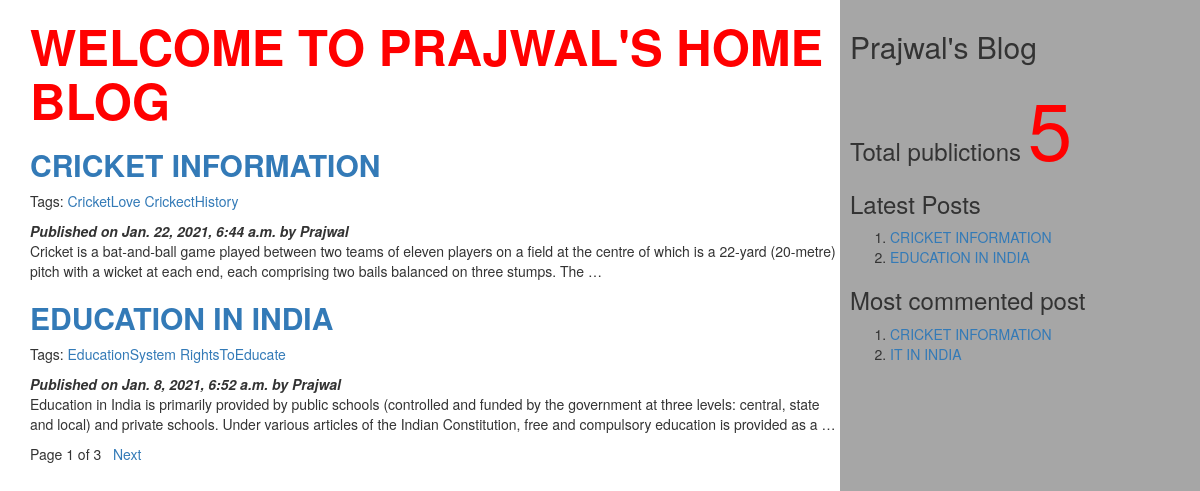
The page / on the database its author committed.
### myApp/models.py (models this page shows, shortened)
class Post(models.Model):
          tags=TaggableManager()
          STATUS_CHOICES=(('draft','Draft'),('published','Published'))
          title=models.CharField(max_length=256)
          slug=models.SlugField(max_length=264,unique_for_date='publish')
          author=models.ForeignKey(User,related_name='blog_posts',on_delete= models.CASCADE)
          body=models.TextField()
          publish=models.DateTimeField(default=timezone.now)
          created=models.DateTimeField(auto_now_add=True)
          updated=models.DateTimeField(auto_now=True)
          status= models.CharField(max_length=10,choices=STATUS_CHOICES,default='draft')
          objects=CustomManager()
          class Meta:
                ordering=('-publish',)
          def get_absolute_url(self):
                return reverse('post_detail',args=[self.publish.year,self.publish.strftime('%m'),self.publish.strftime('%d'),self.slug])

### myApp/views.py (the view)
# urls.py: url(r'^$',views.post_list_view),
def post_list_view(request,tag_slug=None):
    post_list=Post.objects.all()
    tag=None
    if tag_slug:
        tag=get_object_or_404(Tag,slug=tag_slug)#provided slug
        post_list=post_list.filter(tags__in=[tag])
    paginator=Paginator(post_list,2) #step1
    page_number=request.GET.get('page') #step2
    try:
       post_list=paginator.page(page_number) #step2
    except PageNotAnInteger:
       post_list=paginator.page(1) #step 3
    except EmptyPage:
      post_list=paginator.page(paginator.num_pages) #step 4
    d={'post_list':post_list,'tag':tag}
    return render(request,'myApp/post_list.html',d)

### myApp/models.py (called while the page is built)
    def get_queryset(self):
        return super().get_queryset().filter(status='published')

### myApp/templatetags/mytags.py (called while the page is built)
@register.simple_tag
def total_posts():
    return Post.objects.count()

@register.inclusion_tag('myApp/latest_post.html')
def show_latest_posts(count=3):
    latest_posts=Post.objects.order_by('-publish')[:count]
    return {'latest_posts':latest_posts}

@register.simple_tag
def get_most_commented_posts(count=2):
    return Post.objects.annotate(total_comments=Count('comments')).order_by('-total_comments')[:count]

### templates/myApp/post_list.html (shortened to what this page needs)
<html>
    {%extends 'myApp/parent.html'%}
        {%block content_block%}
        <h1 style="color:#ff0000;font-size:350%;"><b>WELCOME TO PRAJWAL'S HOME BLOG</b></h1>
        {%for post in post_list%}
        <a href="{{post.get_absolute_url}}"><h2><b>{{post.title}}</b></h2></a>
        <p>Tags:
          {%for t in post.tags.all%}
          <a href="{%url "post_list_by_tag_name" t.slug%}">{{t.name}}</a>
          {%endfor%}
        </p>
        <i><b>Published on {{post.publish}} by {{post.author|title}}</b></i>
        {{post.body|truncatewords:40|linebreaks}}
        {%endfor%}
        {%include 'myApp/pagination.html' with page=post_list%}
        {%endblock%}

### templates/myApp/parent.html (shortened to what this page needs)
<html>
{%load mytags%}
    <head>
        <link rel="stylesheet" href="https://maxcdn.bootstrapcdn.com/bootstrap/3.3.7/css/bootstrap.min.css">
    </head>
    <body>
        <div class="content" style="width:70%;float:left;background-color:#ffffff;height:300%;padding:0 0 0 30px">
              {%block content_block%}
              {%endblock%}
        </div>
        <div class="sidebar" style="width:30%;float:right;background-color:#a6a6a6;height:300%;padding:10px">
            <h2>Prajwal's Blog</h2>
            <h3>Total publictions
              <span style="color:red;font-size:80px">
              {%total_posts%}</span>
              <h3>Latest Posts</h3>
              {% show_latest_posts 2 %}
              <h3>Most commented post</h3>
              {%get_most_commented_posts as m%}
              <ol>
                {%for post in m%}
                <li><a href="{{post.get_absolute_url}}">{{post.title}}</a></li>
                {%endfor%}
              </ol>
            </h3>
        </div>
    </body>
</html>

### templates/myApp/pagination.html (shortened to what this page needs)
<!DOCTYPE html>
<html lang="en" dir="ltr">
  <body>
     <div class="paginator">
      <span>Page {{page.number}} of {{page.paginator.num_pages}}</span>&nbsp&nbsp
      {%if page.has_next%}
      <a href="?page={{page.next_page_number}}">Next</a> &nbsp  &nbsp
      {%endif%}
     </div>
  </body>
</html>

### templates/myApp/latest_post.html
<!DOCTYPE html>
<html lang="en" dir="ltr">
  <body>
    <ol>
    {%for post in latest_posts%}
    <li><a href="{{post.get_absolute_url}}">{{post.title}}</a></li>
    {%endfor%}
    </ol>
  </body>
</html>

### rows shown on the page
Post: title "CRICKET INFORMATION", publish "Jan. 22, 2021, 6:44 a.m.", author "Prajwal", body "Cricket is a bat-and-ball game played between two teams of eleven players on a field at the centre of which is a 22-yard (20-metre) pitch with a wicket at each end, each comprising two bails balanced on three stumps. The …"
Tag: name "CricketLove"
Tag: name "CrickectHistory"
Post: title "EDUCATION IN INDIA", publish "Jan. 8, 2021, 6:52 a.m.", author "Prajwal", body "Education in India is primarily provided by public schools (controlled and funded by the government at three levels: central, state and local) and private schools. Under various articles of the Indian Constitution, free and compulsory education is provided as a …"
Tag: name "EducationSystem"
Tag: name "RightsToEducate"
Post: title "IT IN INDIA"

### other values the page prints
{{ page.number }} "1"
{{ page.paginator.num_pages }} "3"
